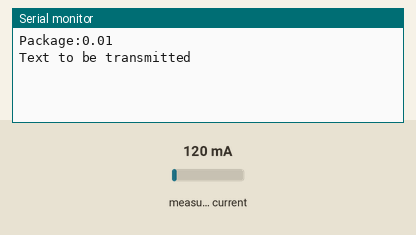
Recording of a sketch running on a simulated Arduino Uno, built with avr-gcc and run on an emulated ATmega328P. On the bench: the last lines printed to the serial monitor. Inputs (shaded band) come from the test bench; at power-on: measured current 120 mA. No radio packets arrive unless stated.

Above: at 3.2 s.
3.3 s: measured current set to 40 mA
At 6.33 s:
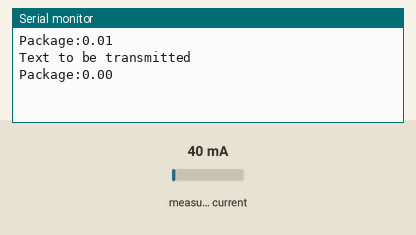
8.3 s: measured current set to 500 mA
At 11.1 s:
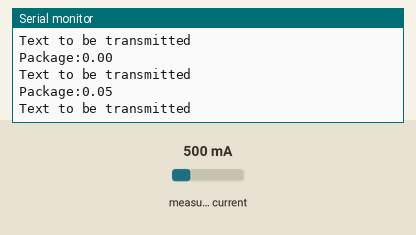
Timing chart, 0 to 12.6 s (numbered marks = the images above; inputs shaded):
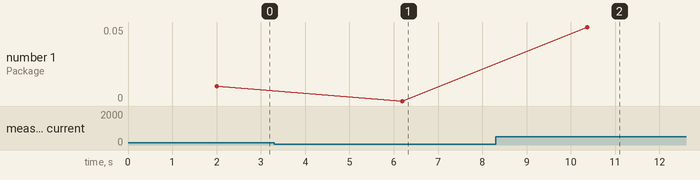

Measured:
- after the input at 3.3 s, the serial monitor: prints a new line after 2.9 s (image 1)
- after the input at 8.3 s, the serial monitor: prints a new line after 2.1 s (image 2)
- plotted number 1: 0.01 → 0 after the input at 3.3 s, 0 → 0.05 after the input at 8.3 s

The sketch:

send_code1.ino
```cpp
#include <SPI.h>
#include "RF24.h"
#include <nRF24L01.h>

#include "EmonLib.h"
EnergyMonitor emon1;

RF24 myRadio (7,8);
const byte address = "00005";

struct package
{
  //int id=100;
  float current_value ;
  char  text[100] = "Text to be transmitted";
};


typedef struct package Package;
Package data;


void setup()
{
  Serial.begin(115200);
  delay(1000);
  myRadio.begin();
  myRadio.setChannel(111);
  myRadio.setPALevel(RF24_PA_MAX);
  myRadio.setDataRate( RF24_250KBPS ) ;
  myRadio.openWritingPipe(address);
  myRadio.stopListening();
  delay(1000);
  emon1.current(A0, 111.1); // (pinout,calibration)
  //pinMode(A0,INPUT);
}

void loop(){


  myRadio.write(&data, sizeof(data));

  Serial.print("\nPackage:");
  //Serial.print(data.id);
 data.current_value = emon1.calcIrms(1480);  // Calculate Irms only. Irms = Current Root Mean Square value = Measured current

  //Serial.print(current_value*230.0);         // Apparent power.
  //Serial.print(" ");                   // Apparent power is Irms * Vrms (Voltage Root Mean Square value, which is 230 for Arduinos)
  //Serial.println(current_value);
//  Serial.print("\n");
  Serial.println(data.current_value/10.25);
  Serial.println(data.text);
//  data.id = current_value+1;
//  data.temperature = data.temperature+0.1;
  delay(4000);

}
```
